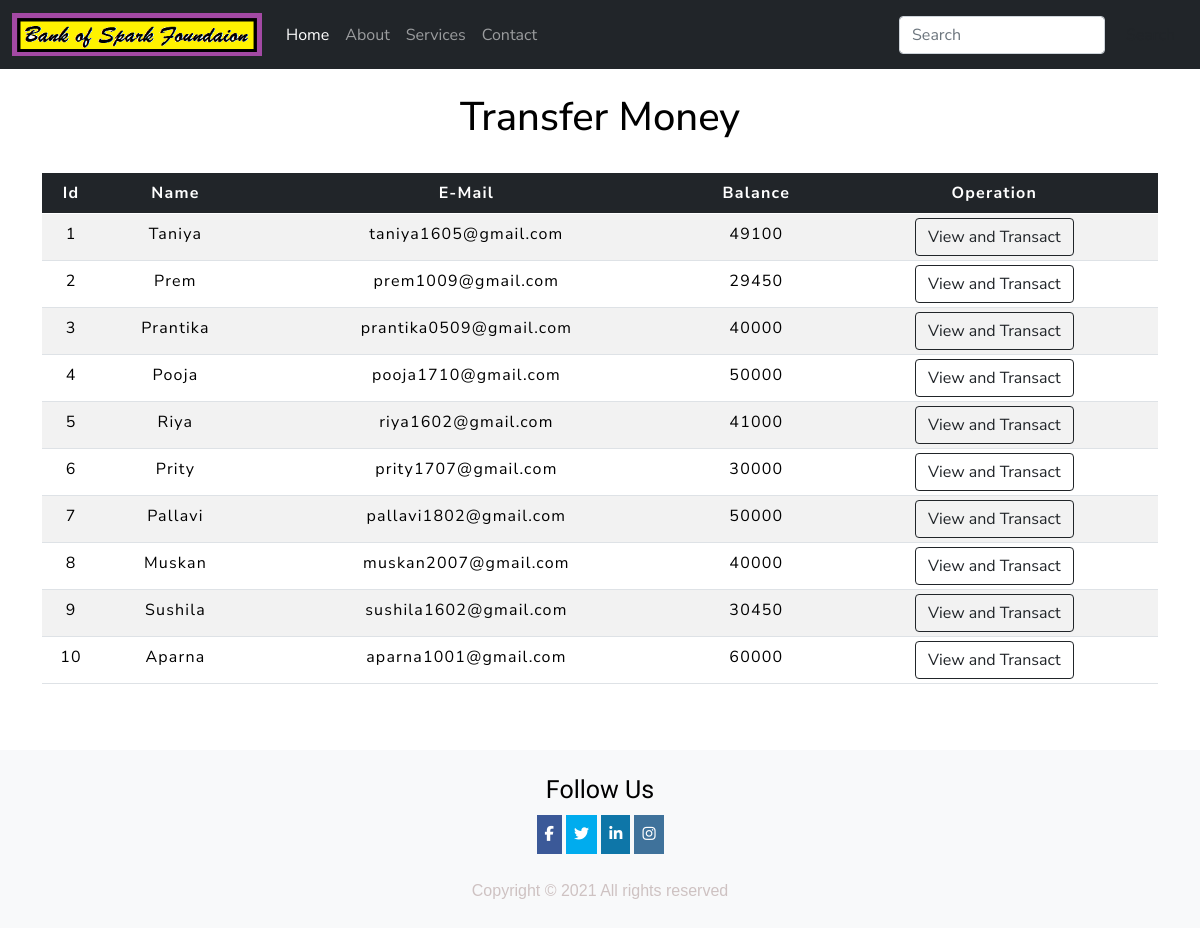
The app's page /transfermoney.php with its own data.
### tables this page shows
CREATE TABLE IF NOT EXISTS `users` (
  `id` int(3) NOT NULL AUTO_INCREMENT,
  `name` text NOT NULL,
  `email` varchar(30) NOT NULL,
  `balance` int(8) NOT NULL,
  PRIMARY KEY (`id`)
);

### transfermoney.php (the view, shortened to what this page needs)
<!doctype html>
<html lang="en">
  <head>
    <link href="https://cdn.jsdelivr.net/npm/bootstrap@5.0.0-beta1/dist/css/bootstrap.min.css" rel="stylesheet">
    <link rel="stylesheet" href="css/style.css">
<link rel="stylesheet" href="css/table.css">
  </head>
  <body>
  <?php
    include 'config.php';
    $sql = "SELECT * FROM users";
    $result = mysqli_query($conn,$sql);
?>
  <nav class="navbar navbar-expand-lg navbar-dark bg-dark sticky-top">
    <div class="container-fluid">
      <a class="navbar-brand" href="index.php">
        <img src="images/my_logo.png" alt="logo" style="width:250px;">
      </a>
      <div class="collapse navbar-collapse" id="navbarSupportedContent">
        <ul class="navbar-nav me-auto mb-2 mb-lg-0">
          <li class="nav-item">
            <a class="nav-link active" aria-current="page" href=" index.php ">Home</a>
          </li>
          <li class="nav-item">
            <a class="nav-link" href="#about">About</a>
          </li>
          <li class="nav-item">
            <a class="nav-link" href="#services"> Services</a>
          </li>
          <li class="nav-item">
            <a class="nav-link" href="#contact">Contact</a>
          </li>
        </ul>
        <form class="d-flex">
          <input class="form-control me-2" type="search" placeholder="Search" aria-label="Search">
          <button class="btn btn-outline-dark" type="submit">Search</button>
        </form>
      </div>
    </div>
  </nav>
  <div class="container">
        <h2 class="text-center pt-4" style="color : black;">Transfer Money</h2>
        <br>
            <div class="row">
                <div class="col">
                    <div class="table-responsive-sm">
                    <table class="table table-hover table-striped table-sm">
                        <thead style="color : white;" class="table-dark">
                            <tr>
                            <th scope="col" class="text-center py-2">Id</th>
                            <th scope="col" class="text-center py-2">Name</th>
                            <th scope="col" class="text-center py-2">E-Mail</th>
                            <th scope="col" class="text-center py-2">Balance</th>
                            <th scope="col" class="text-center py-2">Operation</th>
                            </tr>
                        </thead>
                        <tbody>
                <?php
                    while($rows=mysqli_fetch_assoc($result)){
                ?>
                    <tr style="color : black;">
                        <td class="py-2"><?php echo $rows['id'] ?></td>
                        <td class="py-2"><?php echo $rows['name']?></td>
                        <td class="py-2"><?php echo $rows['email']?></td>
                        <td class="py-2"><?php echo $rows['balance']?></td>
                        <td><a href="userdetails.php?id= <?php echo $rows['id'] ;?>"> <button class="btn btn-outline-dark btn">View and Transact</button></a></td>
                    </tr>
                <?php
                    }
                ?>
                        </tbody>
                    </table>
                    </div>
                </div>
            </div>
         </div>
  <footer>
    <div class="follow">
      <h3 style="color: black; font-family: 'Baloo Bhai 2', cursive; font-size: 25px;">Follow Us</h3>
      <div class="social">
        <a href="#facebook" class="facebook">
          <i class="fa fa-facebook"></i>
        </a>
        <a href="#twitter" class="twitter">
          <i class="fa fa-twitter"></i>
        </a>
        <a href="#linkedin" class="linkedin">
          <i class="fa fa-linkedin"></i>
        </a>
        <a href="#instagram" class="instagram">
          <i class="fa fa-instagram"></i>
        </a>
      </div>
    </div>
    <p class="text-copy">
      Copyright &copy; 2021 All rights reserved
    </p>
  </footer>
  </body>
</html>

### css/style.css (style rules this page uses)
* { padding: 0px; margin: 0px; }
footer { display: flex; flex-direction: column; align-items: center; justify-content: center; text-align: center; font-family: sans-serif; color: rgb(202, 187, 187); background-color:#f8f9fa!important; margin: 0px; margin-top: 50px; padding-top: 25px; }
.text-copy { text-align: center; padding: 25px 0; font-family: sans-serif; display: flex; justify-content: center; color: rgb(206, 194, 194); background-color: #f8f9fa!important; margin: 0px; }
.social { margin-top: 10px; }
.social a { display: inline-block; text-align: center; padding: 8px; color: white; font-size: 15px; }
.facebook { background: #3b5998; color: white; }
.twitter { color: white; background: #00acee; }
.linkedin { background:#0e76a8; color: white; }
.instagram { background: #3f729b; color: white; }

### css/table.css (style rules this page uses)
* { padding: 0; margin: 0; box-sizing: border-box; font-family: Nunito Sans ; }
h2 { font-size: 40px; }
table { letter-spacing: 1.2px; }
td { text-align: center; }
button { border:none; background: #d9d9d9; transition: 1s; }

### records on screen
users: id "1", name "Taniya", email "taniya1605@gmail.com", balance "49100"
users: id "2", name "Prem", email "prem1009@gmail.com", balance "29450"
users: id "3", name "Prantika", email "prantika0509@gmail.com", balance "40000"
users: id "4", name "Pooja", email "pooja1710@gmail.com", balance "50000"
users: id "5", name "Riya", email "riya1602@gmail.com", balance "41000"
users: id "6", name "Prity", email "prity1707@gmail.com", balance "30000"
users: id "7", name "Pallavi", email "pallavi1802@gmail.com", balance "50000"
users: id "8", name "Muskan", email "muskan2007@gmail.com", balance "40000"
users: id "9", name "Sushila", email "sushila1602@gmail.com", balance "30450"
users: id "10", name "Aparna", email "aparna1001@gmail.com", balance "60000"
